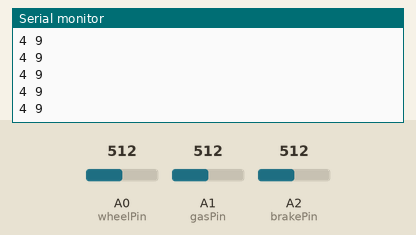
The sketch below on a simulated Arduino Uno, built with avr-gcc and run on an emulated ATmega328P. Shown: the last lines printed to the serial monitor. Inputs (shaded band) come from the test bench; at power-on: A0 (wheelPin) = 512, A1 (gasPin) = 512, A2 (brakePin) = 512.

Above: at 1.2 s.
1.3 s: A0 (wheelPin) set to 781
At 1.9 s:
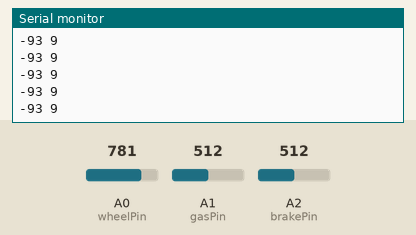
2.8 s: A0 (wheelPin) set to 815
At 3.3 s:
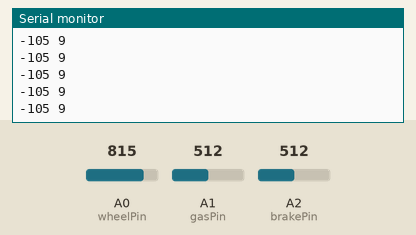
4.3 s: A1 (gasPin) set to 590
At 5.4 s:
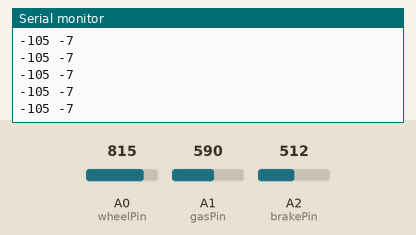
5.8 s: A1 (gasPin) set to 613
At 6.3 s:
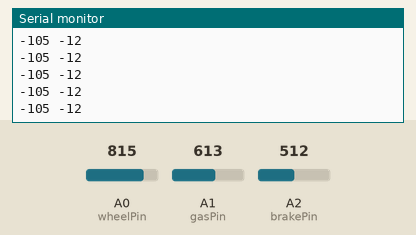
Timing chart, 0 to 8.8 s (numbered marks = the images above; inputs shaded):
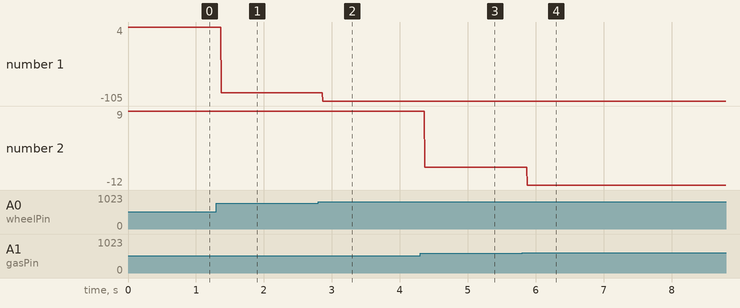

The sketch:

Final_Arduino.ino
```cpp
int wheelPin = A0;
int gasPin = A1;
int brakePin = A2;

void setup() {
  Serial.begin(9600);
}

void loop() {
  // read the values from the sensors and map them to the range from -100 to 100
  int wheelValue = analogRead(wheelPin);
  if (wheelValue < 525) { //right turn
    wheelValue = map(wheelValue, 200, 525, 100, 0);
  } else {                //left turn
    wheelValue = map(wheelValue, 525, 800, 0, -100);
  }
//  Serial.println(wheelValue);
  int gasValue = analogRead(gasPin);
  gasValue = constrain(gasValue, 420, 900);
  gasValue = map(gasValue, 420, 900, 100, 0);
//  Serial.println(gasValue);
  int brakeValue = analogRead(brakePin);
  brakeValue = constrain(brakeValue, 365, 875);
  brakeValue = map(brakeValue, 365, 875, -100, 0);
//  Serial.println(brakeValue);
  int speedValue = gasValue + brakeValue; //the final acceleration value to be sent is the difference between the gas and brake readings
//  Serial.println(speedValue);

  // send the values in the following form: "wheelValue speedValue\n"
  Serial.print(wheelValue);
  Serial.print(" ");
  Serial.print(speedValue);
  Serial.print("\n");

  // wait a bit for the analog-to-digital converter to stabilize after the last reading
  delay(2);
}
```

Measured:
- after the input at 1.3 s, the serial monitor: prints a new line after 0.07 s (image 1)
- after the input at 2.8 s, the serial monitor: prints a new line after 0.07 s (image 2)
- after the input at 4.3 s, the serial monitor: prints a new line after 0.07 s (image 3)
- after the input at 5.8 s, the serial monitor: prints a new line after 0.07 s (image 4)
- plotted number 1: 4 → -93 after the input at 1.3 s, -93 → -105 after the input at 2.8 s
- plotted number 2: 9 → -7 after the input at 4.3 s, -7 → -12 after the input at 5.8 s
